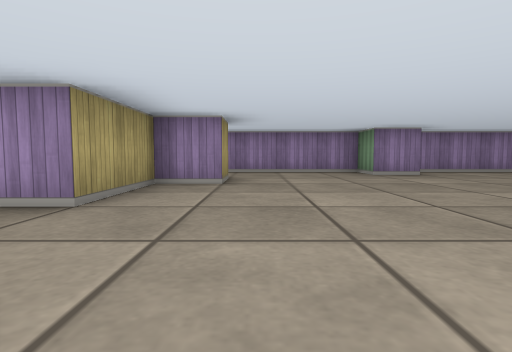
[1] (above)

16 first-person views from a walk through a cub3D level. The camera is about half as high as the walls, tilts 4° down and sees 80° across. The floor is counted in squares. Each view is taken from the middle of a square. On the plan, view 1 faces up. The plan holds only what a view shows up to about 9 squares ahead; the rest is blank.

[2]
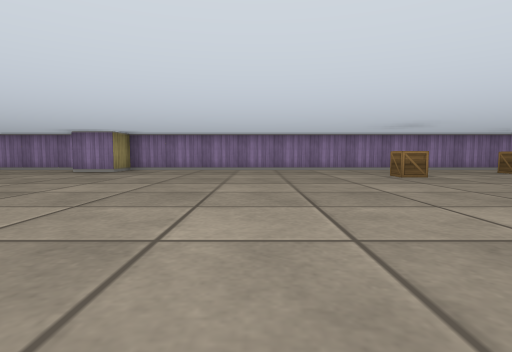

[3]
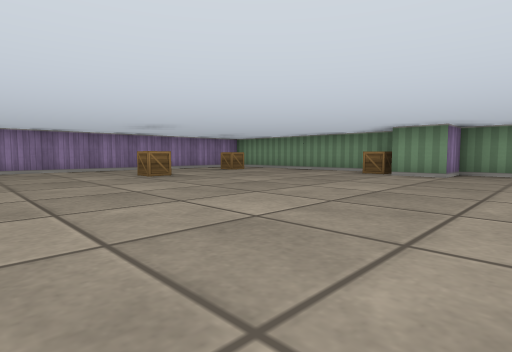

[4]
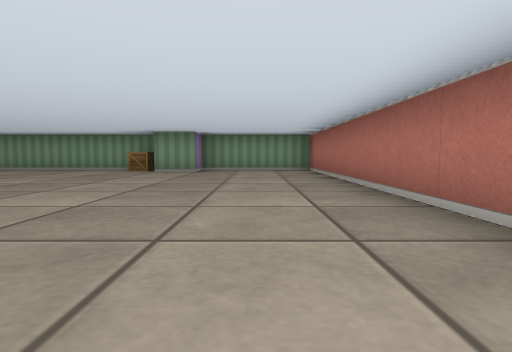

[5]
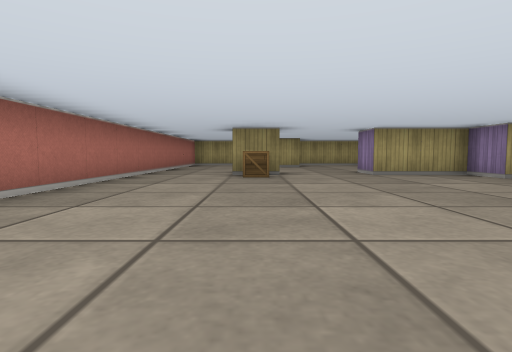

[6]
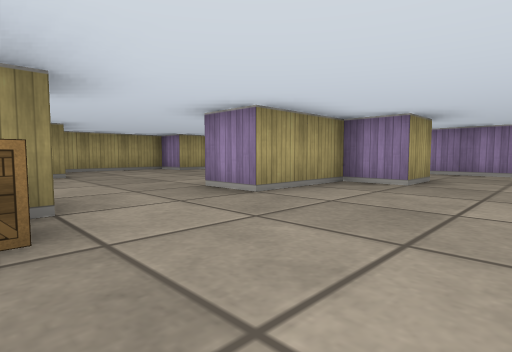

[7]
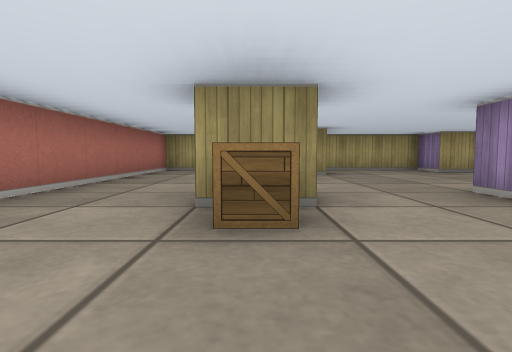

[8]
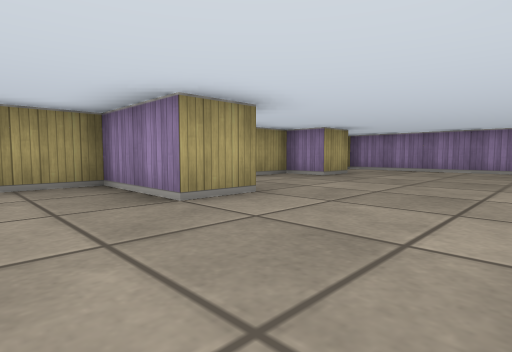

[9]
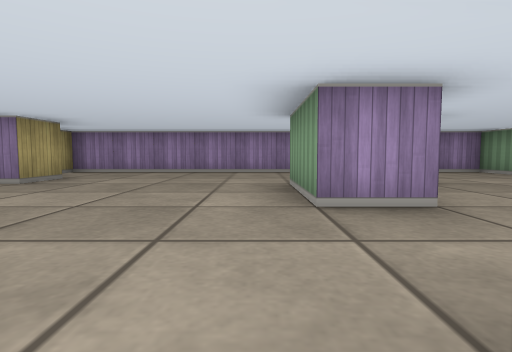

[10]
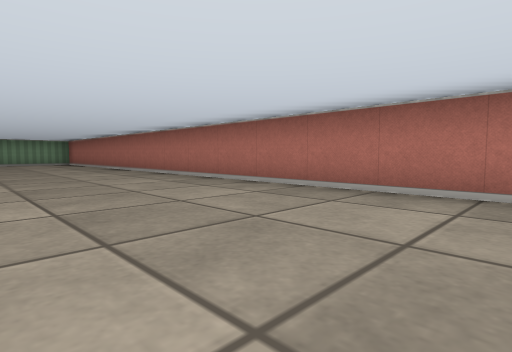

[11]
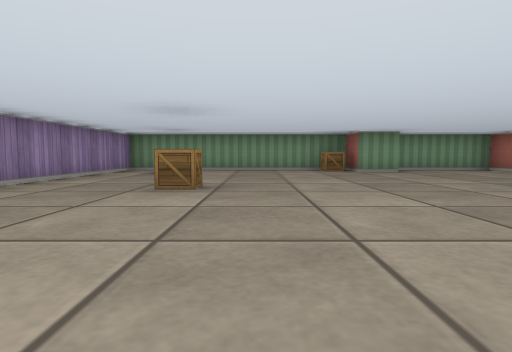

[12]
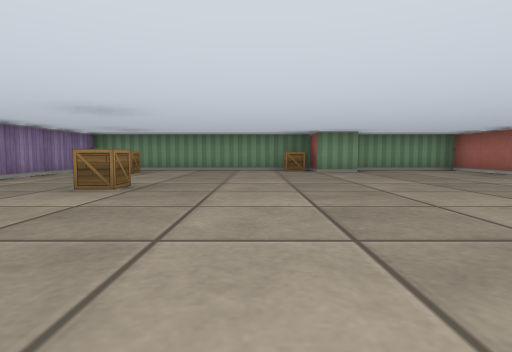

[13]
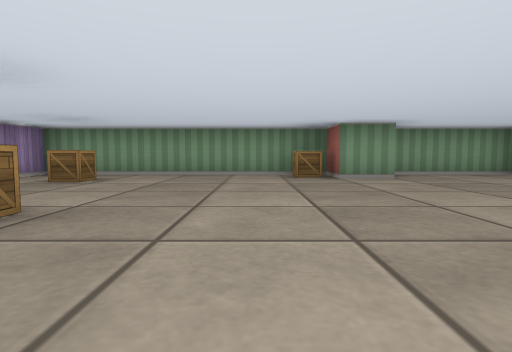

[14]
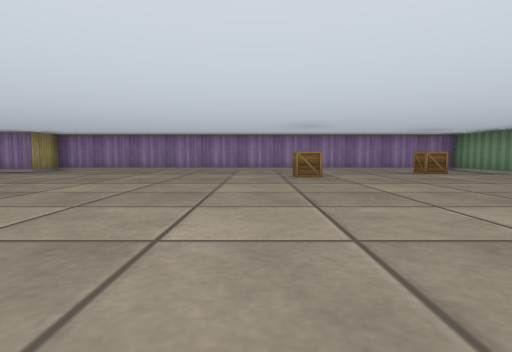

[15]
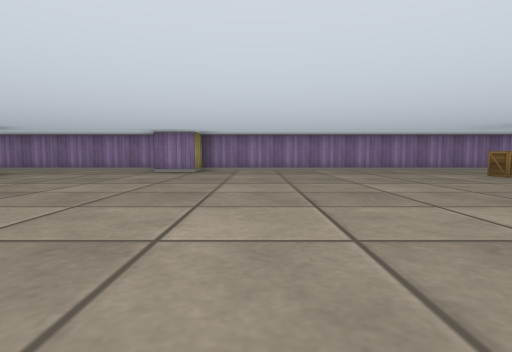

[16]
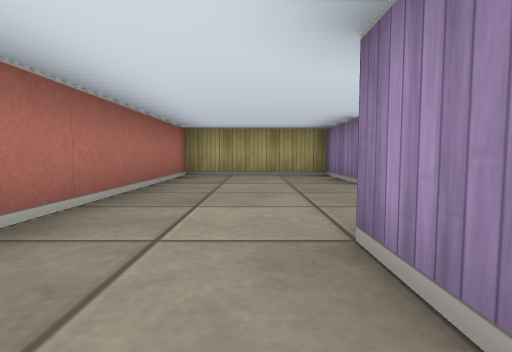

### Floor plan
Points are (right, up) in squares from view 1. A wall is a line through its corners. A room is listed if a view was taken in it or the views show most of it. See-through windows are left out.
Room 1 (views 1, 2, 3, 4, 5, 6, 7, 8, 9, 10, 11, 12, 13, 14, 15, 16)
walls: (-1.5, 0.6) (-1.5, -0.5) (-2.5, -0.5); (-0.5, 5.6) (-0.5, 4.5) (-1.5, 4.5) (-1.5, 2.5) (-2.5, 2.5) (-2.5, 4.5); (-5.5, 1.6) (-5.5, 0.5) (-7.5, 0.5) (-7.5, -2.5) (14.5, -2.5) (14.5, 0.5) (13.5, 0.5) (13.5, 1.5) (14.5, 1.5) (14.5, 7.5) (3.5, 7.5) (3.5, 6.5) (2.5, 6.5) (2.5, 7.5) (-7.5, 7.5) (-7.5, 7); (-6.5, 5.5) (-6.5, 4.5) (-7.5, 4.5) (-7.5, 1.9)
objects: crate (-1, 0); crate (10, 5); crate (13, 6); crate (14, 2)

Where each view was taken, in squares from view 1:
view 1: 0 up, 0 right, facing up
view 2: 1 down, 7 right, facing up
view 3: 1 down, 7 right, facing up-right
view 4: 1 down, 6 right, facing right
view 5: 0 up, 5 right, facing left
view 6: 0 up, 1 right, facing up-left
view 7: 0 up, 1 right, facing left
view 8: 1 down, 3 left, facing up-left
view 9: 0 up, 3 left, facing up
view 10: 1 up, 0 right, facing down-right
view 11: 4 up, 6 right, facing right
view 12: 3 up, 6 right, facing right
view 13: 3 up, 8 right, facing right
view 14: 1 down, 9 right, facing up
view 15: 1 down, 5 right, facing up
view 16: 1 down, 1 left, facing left
